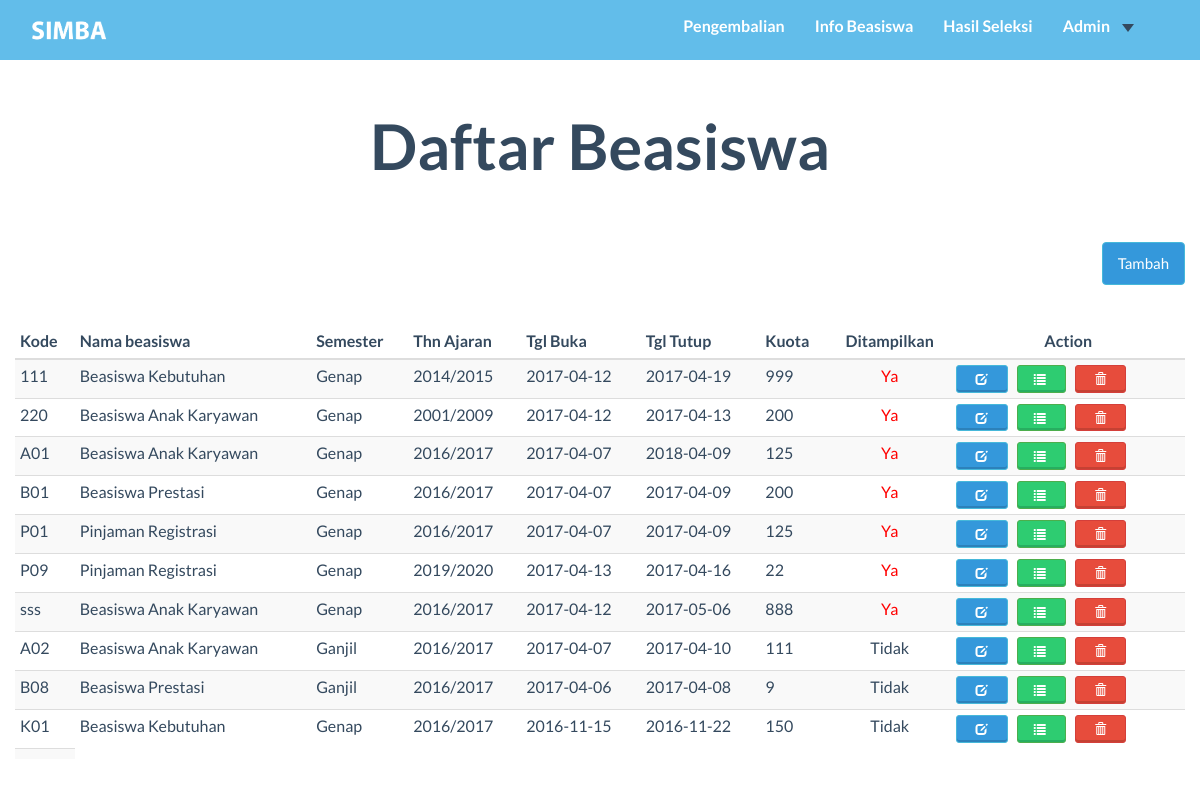
The page /user_admin/Index.php on the database as committed earlier.
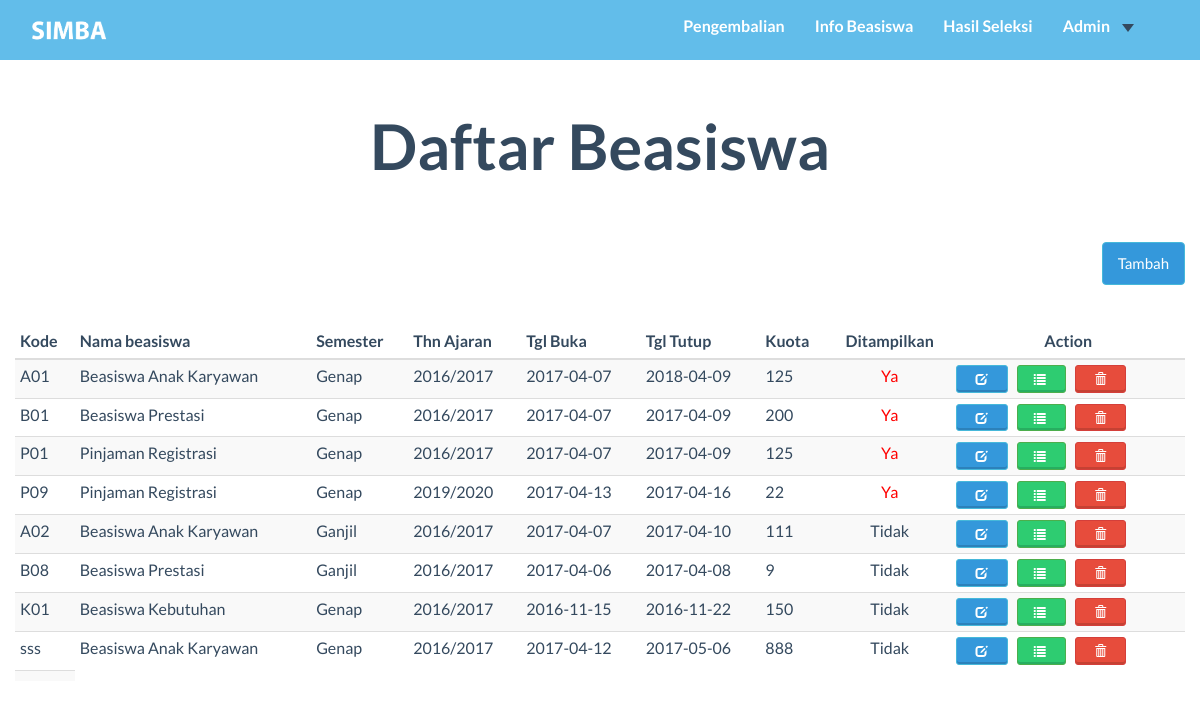
The same page on the database as committed later.
### tables this page shows
CREATE TABLE `beasiswa` (
  `kd_bsw` char(3) NOT NULL,
  `nama_bsw` varchar(99) NOT NULL,
  `semt` char(6) NOT NULL,
  `thn_ajar` char(9) NOT NULL,
  `tgl_buka` date NOT NULL,
  `tgl_tutup` date NOT NULL,
  `kuota` int(11) NOT NULL,
  `isTampil` tinyint(1) NOT NULL,
  `Keterangan` mediumtext NOT NULL,
  `isPublish` tinyint(1) NOT NULL DEFAULT '0'
);

### user_admin/Index.php (the view, shortened to what this page needs)
<?php
Include("../function/koneksi.php");
$getDataBsw=mysqli_query($koneksi,"SELECT * FROM beasiswa ORDER BY isTampil DESC");
?>
<!DOCTYPE HTML>
<html>
<head>
  <link href="../css/bootstrap.min.css" rel="stylesheet">
  <link rel="stylesheet" href="https://maxcdn.bootstrapcdn.com/bootstrap/3.3.7/css/bootstrap.min.css">
  <link href="../font-awesome/css/font-awesome.min.css" rel="stylesheet">
  <link href="../css/general.css" rel="stylesheet">
  <link href="../css/custom.css" rel="stylesheet">
  <link href="../css/owl.carousel.css" rel="stylesheet">
  <link href="../css/owl.theme.css" rel="stylesheet">
  <link href="../css/style.css" rel="stylesheet">
  <link href="../css/animate.css" rel="stylesheet">
  <link rel="stylesheet" href="../css/magnific-popup.css">
</head>
<body>
  <nav class="navbar-default" role="navigation" style="position: fixed; top: 0px;">
    <div class="container">
      <a class="" href="index.php">
        <img src="../img/logo2.png" height="45px" style="margin-top:8px; margin-left:0" id="logo"/>
      </a>
      <div class="collapse navbar-collapse navbar-right navbar-ex1-collapse stuckMenu">
        <ul class="nav navbar-nav">
          <li class="menuItem"><a href="Cicilan.php">Pengembalian </a></li>
          <li class="menuItem"><a href="../index.php#infoBeasiswa">Info Beasiswa </a></li>
          <li class="menuItem"><a href="../index.php#hasilSeleksi">Hasil Seleksi </a></li>
          <li class="menuItem dropdown">
            <a class="dropdown-toggle" data-toggle="dropdown" href="#">Admin<span class="caret"></span></a>
          </li>
        </ul>
      </div>
    </div>
  </nav>
  <div class="container">
    <div class="row">
      <br/>  <br/><br/>
      <h2 class="text-center">Daftar Beasiswa</h2>
      <br/><br/>
      <a href="form_create_beasiswa.php" class="btn btn-info pull-right">Tambah </a>
      <br/><br/><br/>
      <table class="table-striped table table-condensed">
        <thead class="text-center">
          <th>Kode</th>
          <th>Nama beasiswa</th>
          <th>Semester</th>
          <th>Thn Ajaran</th>
          <th>Tgl Buka</th>
          <th>Tgl Tutup</th>
          <th>Kuota</th>
          <th class="text-center">Ditampilkan</th>
          <th class="text-center">Action</th>
        </thead>
        <tbody>
          <?php
          while ($rowBsw= mysqli_fetch_array($getDataBsw)){
            $ketTampil="Tidak";
            $warna="#34495e";
            if($rowBsw['isTampil']==1){
              $ketTampil="Ya";
              $warna="red";
            }
            $isAnakKar = "";
            $isBswPres = "";
            $isBesKeb = "";
            $isPinReg = "";
            if($rowBsw['nama_bsw']=="Beasiswa Anak Karyawan"){
                $isAnakKar="selected";
            }elseif($rowBsw['nama_bsw']=="Beasiswa Prestasi"){
                $isBswPres="selected";
            }
            elseif($rowBsw['nama_bsw']=="Beasiswa Kebutuhan"){
                $isBesKeb="selected";
            }
            elseif($rowBsw['nama_bsw']=="Pinjaman Registrasi"){
                $isPinReg="selected";
            }
            $isSemtGenap ="";
            $isSemtGanjil="";
            if($rowBsw['semt']=="Genap"){
                $isSemtGenap="selected";
            }elseif($rowBsw['semt']=="Ganjil"){
                $isSemtGanjil="selected";
            }
            $isTampilvalue="";
            $isNotTampilvalue="";
            if($rowBsw['isTampil'])
            {
                $isTampilvalue="checked";
            }else{
                $isNotTampilvalue="checked";
            }
            echo'
            <tr>
            <td>'.$rowBsw['kd_bsw'].'</td>
            <td>'.$rowBsw['nama_bsw'].'</td>
            <td>'.$rowBsw['semt'].'</td>
            <td>'.$rowBsw['thn_ajar'].'</td>
            <td>'.$rowBsw['tgl_buka'].'</td>
            <td>'.$rowBsw['tgl_tutup'].'</td>
            <td>'.$rowBsw['kuota'].'</td>
            <td class="text-center" style="color:'.$warna.'">'.$ketTampil.'</td>
            <td>
            <button type="button" class="btn btn-embossed btn-info btn-xs" style="padding-right:-20"data-toggle="modal" data-target="#myModal'.$rowBsw['kd_bsw'].'"> &nbsp &nbsp <span class="	glyphicon glyphicon-edit"></span></button>
            <a href="detail_pendaftar.php?kd_bsw='.$rowBsw['kd_bsw'].'" class="btn btn-success btn-embossed btn-xs" style="text-decoration: none">&nbsp &nbsp<span class="glyphicon glyphicon-list"></span></a>
            <button type="button" class="btn btn-embossed btn-danger btn-xs" style="padding-right:-20"data-toggle="modal" data-target="#delModal'.$rowBsw['kd_bsw'].'"> &nbsp &nbsp <span class="	glyphicon glyphicon-trash"></span></button>
            <div id="delModal'.$rowBsw['kd_bsw'].'" class="modal fade" role="dialog">
                    <a href="delete_beasiswa.php?kd_bsw='.$rowBsw['kd_bsw'].'" class="btn btn-danger btn-embossed btn-sm" style="text-decoration: none">Delete</a>
            </div>
            <div class="modal fade" id="myModal'.$rowBsw['kd_bsw'].'" role="dialog">
                      <input type="text" class="form-control" id="kd_bsw" name="kd_bsw" value="'.$rowBsw['kd_bsw'].'">
                        <option value="Beasiswa Anak Karyawan"'.$isAnakKar.'>Beasiswa Anak Karyawan</option>
                        <option value="Beasiswa Prestasi"'.$isBswPres.'>Beasiswa Prestasi</option>
                        <option value="Beasiswa Kebutuhan"'.$isBesKeb.'>Beasiswa Kebutuhan</option>
                        <option value="Pinjaman Registrasi"'.$isPinReg.'>Pinjaman Registrasi</option>
                          <option value="Genap"'.$isSemtGenap.' >Genap</option>
                          <option value="Ganjil"'.$isSemtGanjil.'>Ganjil</option>
                        <input type="text" class="form-control" id="thn_ajar" name="thn_ajar" value="'.$rowBsw['thn_ajar'].'">
                        <input type="date" class="form-control" id="mulai" name="mulai" value="'.$rowBsw['tgl_buka'].'">
                        <input type="date" class="form-control" id="tutup" name="tutup" value="'.$rowBsw['tgl_tutup'].'">
                        <input type="text" class="form-control" id="kuota" name="kuota" value="'.$rowBsw['kuota'].'">
                          <label ><input type="radio" name="tampil" value="1"'.$isTampilvalue.'>&nbsp Ya &nbsp &nbsp </label>
                          <label ><input type="radio" name="tampil" value="0"'.$isNotTampilvalue.'>&nbsp Tidak</label>
                        <input type="text" class="form-control" id="ket" name="ket" value="'.$rowBsw['Keterangan'].'">
            </div>
            </tr>
            ';
          }
          ?>
          <td>
          </div>
</div>
</body>
</html>

### css/general.css (style rules this page uses)
#logo { float: left; position: absolute;; }
body, html { height: 100%; width: 100%; overflow-x:hidden; }
.glyphicon { margin-right: 10px; }
.navbar-default { position: relative; min-height: 60px; width: 100%; z-index: 999; }
.navbar-default .navbar-nav>li>a { color: #ffffff; }

### css/custom.css (style rules this page uses)
li a, .dropbtn { display: inline-block; color: white; text-align: center; padding: 14px 16px; text-decoration: none; }
li.dropdown { display: inline-block; }
.table th, .table td { padding: 8px 12px; }

Rows that differ between the two databases and show on the page:
removed beasiswa: kd_bsw "111", nama_bsw "Beasiswa Kebutuhan", semt "Genap", thn_ajar "2014/2015", tgl_buka "2017-04-12", tgl_tutup "2017-04-19", kuota "999", isTampil "Ya"
removed beasiswa: kd_bsw "220", nama_bsw "Beasiswa Anak Karyawan", semt "Genap", thn_ajar "2001/2009", tgl_buka "2017-04-12", tgl_tutup "2017-04-13", kuota "200", isTampil "Ya"
changed beasiswa "sss": isTampil "Ya" → "Tidak"; moves down the list
